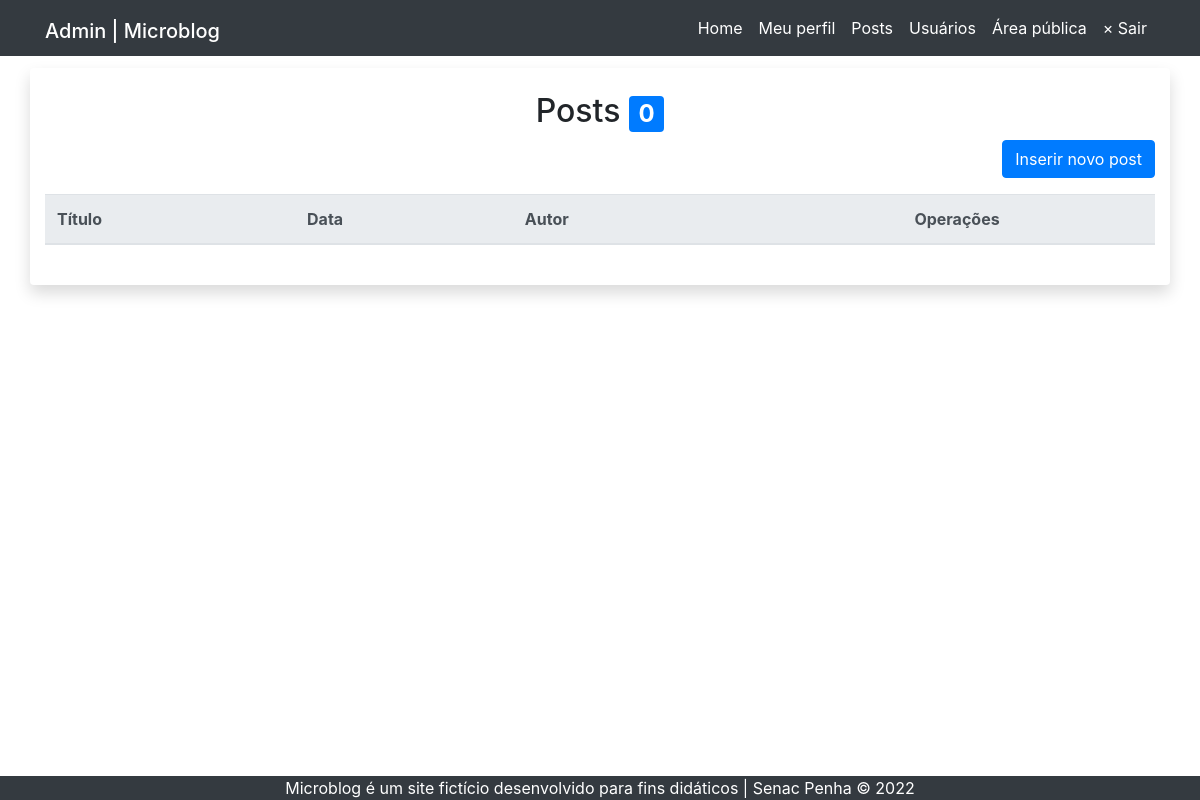
/admin/posts.php (signed in), run on an earlier commit of the app's database.
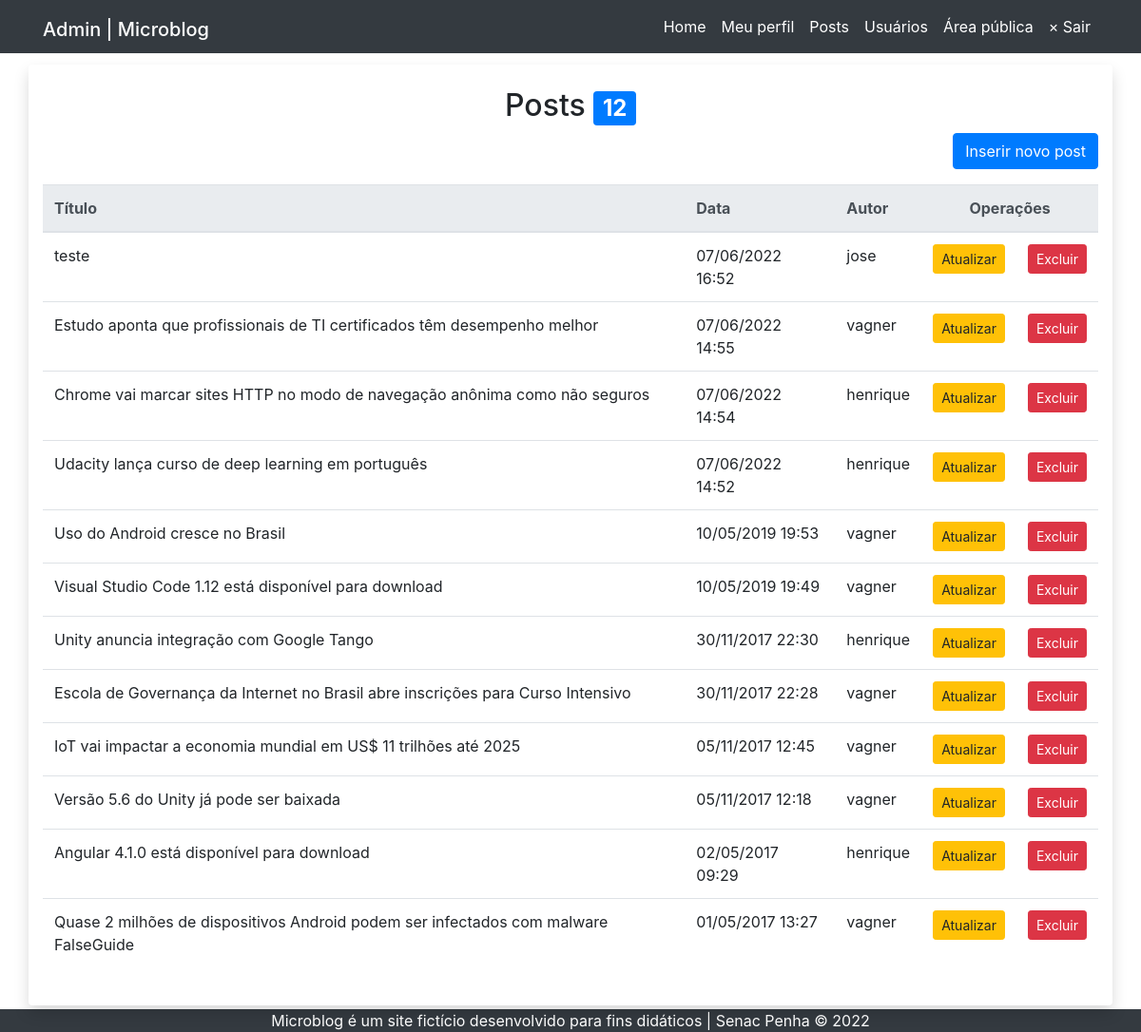
And on a later commit of the database.
### tables this page shows
CREATE TABLE `posts` (
  `id` smallint(6) NOT NULL,
  `data` datetime NOT NULL DEFAULT current_timestamp(),
  `titulo` varchar(100) NOT NULL,
  `texto` text NOT NULL,
  `resumo` text NOT NULL,
  `imagem` varchar(40) NOT NULL,
  `usuario_id` smallint(6) NOT NULL
);

CREATE TABLE `usuarios` (
  `id` smallint(6) NOT NULL,
  `nome` varchar(45) NOT NULL,
  `email` varchar(40) NOT NULL,
  `senha` varchar(255) NOT NULL,
  `tipo` enum('admin','editor') NOT NULL
);

### inc/funcoes-posts.php (called while the page is built, shortened)
<?php
function lerPosts(mysqli $conexao, int $idUsuarioLogado, string $tipoUsuarioLogado):array {
    if($tipoUsuarioLogado == 'admin') {
        $sql = "SELECT posts.id, posts.titulo, posts.data, usuarios.nome AS autor FROM posts INNER JOIN usuarios ON posts.usuario_id = usuarios.id ORDER BY data DESC";
    } else {
        $sql = "SELECT id, titulo, data FROM posts WHERE usuario_id = $idUsuarioLogado ORDER BY data DESC";
    }
    $resultado = mysqli_query($conexao,$sql) or die(mysqli_error($conexao));
    $posts = [];
    while($post = mysqli_fetch_assoc($resultado)){
        array_push($posts, $post);
    }
    return $posts;
}
function formataData(string $data):string {
    return date("d/m/Y H:i", strtotime($data));
}

### admin/posts.php (the view)
<?php
require "../inc/funcoes-posts.php";
require "../inc/cabecalho-admin.php";
$idUsuarioLogado = $_SESSION['id'];
$tipoUsuarioLogado = $_SESSION['tipo'];
$posts = lerPosts($conexao, $idUsuarioLogado, $tipoUsuarioLogado);
$quantidade = count($posts);
?>
<div class="row">
  <article class="col-12 bg-white rounded shadow my-1 py-4">
    <h2 class="text-center">Posts <span class="badge badge-primary"> <?=$quantidade?> </span></h2>
    <p class="lead text-right">
      <a class="btn btn-primary" href="post-insere.php">Inserir novo post</a>
    </p>
    <div class="table-responsive">
      <table class="table table-hover">
        <thead class="thead-light">
          <tr>
            <th>Título</th>
            <th>Data</th>
              <?php if($tipoUsuarioLogado == 'admin') { ?>
              <th>Autor</th>
              <?php } ?>
            <th colspan="2" class="text-center">Operações</th>
          </tr>
        </thead>
        <tbody>
<?php foreach ( $posts as $post ) { ?>
          <tr>
            <td> <?=$post['titulo']?> </td>
            <td> <?=formataData($post['data'])?> </td>
                <?php if($tipoUsuarioLogado == 'admin') { ?>
                <td> <?=$post['autor']?> </td>
                <?php } ?>
            <td class="text-center">
              <a class="btn btn-warning btn-sm"
              href="post-atualiza.php?id=<?=$post['id']?> ">
                  Atualizar
              </a>
            </td>
            <td class="text-center">
              <a class="btn btn-danger btn-sm excluir"
              href="post-exclui.php?id=<?=$post['id']?> ">
                  Excluir
              </a>
            </td>
          </tr>
<?php } ?>
        </tbody>
      </table>
    </div>
  </article>
</div>
<?php require "../inc/rodape-admin.php"; ?>

What changed in the data, as far as the page shows it:
added posts: titulo "teste", data "07/06/2022 16:52", usuario.nome "jose"
added posts: titulo "Estudo aponta que profissionais de TI certificados têm desempenho melhor", data "07/06/2022 14:55", usuario.nome "vagner"
added posts: titulo "Chrome vai marcar sites HTTP no modo de navegação anônima como não seguros", data "07/06/2022 14:54", usuario.nome "henrique"
added posts: titulo "Udacity lança curso de deep learning em português", data "07/06/2022 14:52", usuario.nome "henrique"
added posts: titulo "Uso do Android cresce no Brasil", data "10/05/2019 19:53", usuario.nome "vagner"
added posts: titulo "Visual Studio Code 1.12 está disponível para download", data "10/05/2019 19:49", usuario.nome "vagner"
added posts: titulo "Unity anuncia integração com Google Tango", data "30/11/2017 22:30", usuario.nome "henrique"
added posts: titulo "Escola de Governança da Internet no Brasil abre inscrições para Curso Intensivo", data "30/11/2017 22:28", usuario.nome "vagner"
added posts: titulo "IoT vai impactar a economia mundial em US$ 11 trilhões até 2025", data "05/11/2017 12:45", usuario.nome "vagner"
added posts: titulo "Versão 5.6 do Unity já pode ser baixada", data "05/11/2017 12:18", usuario.nome "vagner"
added posts: titulo "Angular 4.1.0 está disponível para download", data "02/05/2017 09:29", usuario.nome "henrique"
added posts: titulo "Quase 2 milhões de dispositivos Android podem ser infectados com malware FalseGuide", data "01/05/2017 13:27", usuario.nome "vagner"
Also different on the page:
$quantidade: "0" → "12"
